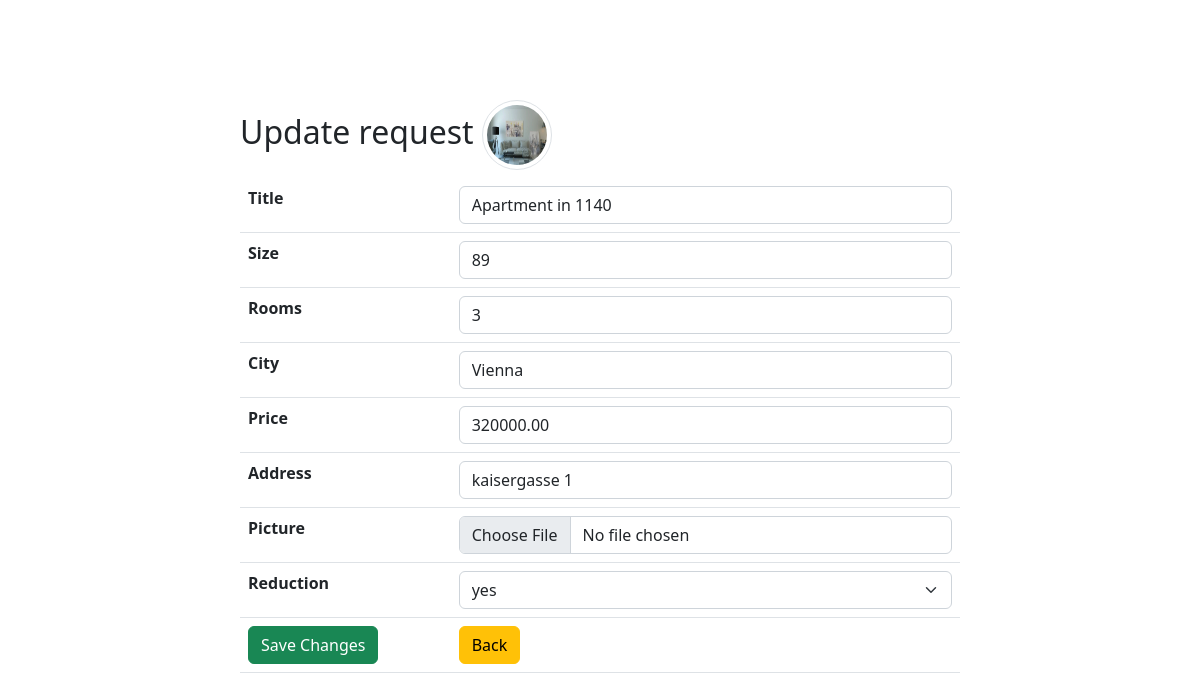
Page /update.php?id=1 on the committed database.
### tables this page shows
CREATE TABLE `properties` (
  `id` int(11) NOT NULL,
  `title` varchar(100) NOT NULL,
  `size` int(11) NOT NULL,
  `rooms` int(11) NOT NULL,
  `city` varchar(50) NOT NULL,
  `price` decimal(11,2) NOT NULL,
  `address` varchar(50) NOT NULL,
  `latitude` decimal(10,5) DEFAULT NULL,
  `longitude` decimal(10,5) DEFAULT NULL,
  `image` varchar(255) DEFAULT NULL,
  `reduction` enum('yes','no') NOT NULL
);

### update.php (the view, shortened to what this page needs)
<?php
require_once 'actions/db_connect.php';
if ($_GET['id']) {
    $id = $_GET['id'];
    $sql = "SELECT * FROM properties WHERE id = {$id}";
    $result = mysqli_query($connect, $sql);
    if (mysqli_num_rows($result) == 1) {
        $data = mysqli_fetch_assoc($result);
        $title = $data['title'];
        $size = $data['size'];
        $rooms = $data['rooms'];
        $city = $data['city'];
        $price = $data['price'];
        $address = $data['address'];
        $image = $data['image'];
    } else {
        header("location: error.php");
    }
} else {
    header("location: error.php");
}
?>
<!DOCTYPE html>
<html>
    <head>
        <?php require_once 'components/boot.php'?>
    </head>
    <body>
        <fieldset>
            <legend class='h2'>Update request <img class='img-thumbnail rounded-circle' src='pictures/<?php echo $image ?>' alt="<?php echo $name ?>"></legend>
            <form action="actions/a_update.php"  method="post" enctype="multipart/form-data">
                <table class="table">
                <tr>
                    <th>Title</th>
                    <td><input class='form-control' type="text" name="title" placeholder="Title" value="<?php echo $title ?>"/></td>
                </tr>
                <tr>
                    <th>Size</th>
                    <td><input class='form-control' type="number" name="size" placeholder="size" value="<?php echo $size ?>"/></td>
                </tr>
                <tr>
                    <th>Rooms</th>
                    <td><input class='form-control' type="number" name="rooms" placeholder="rooms" value="<?php echo $rooms ?>"/></td>
                </tr>
                <tr>
                    <th>City</th>
                    <td><input class='form-control' type="text" name="city" placeholder="City" value="<?php echo $city ?>"/></td>
                </tr>
                <tr>
                    <th>Price</th>
                    <td><input class='form-control' type="number" name="price" placeholder="Price" value="<?php echo $price ?>"/></td>
                </tr>
                <tr>
                    <th>Address</th>
                    <td><input class='form-control' type="text" name="address" placeholder="address" value="<?php echo $address ?>"/></td>
                </tr>
                <tr>
                    <th>Picture</th>
                    <td><input class='form-control' type="file" name="image" value="<?php echo $image ?>"/></td>
                </tr>
                <tr>
                    <th>Reduction</th>
                    <td>
                        <select class="form-select" name="reduction" aria-label="Default select example">
                            <option value='yes'>yes</option>
                        </select>
                    </td>
                </tr>
                <tr>
                    <tr>
                        <td><button class="btn btn-success" type= "submit">Save Changes</button></td>
                        <td><a href= "index.php"><button class="btn btn-warning" type="button">Back</button></a></td>
                    </tr>
                </table>
            </form>
        </fieldset>
    </body>
</html>

### update.php (style rules this page uses)
fieldset { margin: auto; margin-top: 100px; width: 60% ; }
.img-thumbnail { width: 70px !important; height: 70px !important; }

### rows in the picture
properties: image (picture), title "Apartment in 1140", size "89", rooms "3", city "Vienna", price "320000.00", address "kaisergasse 1"
